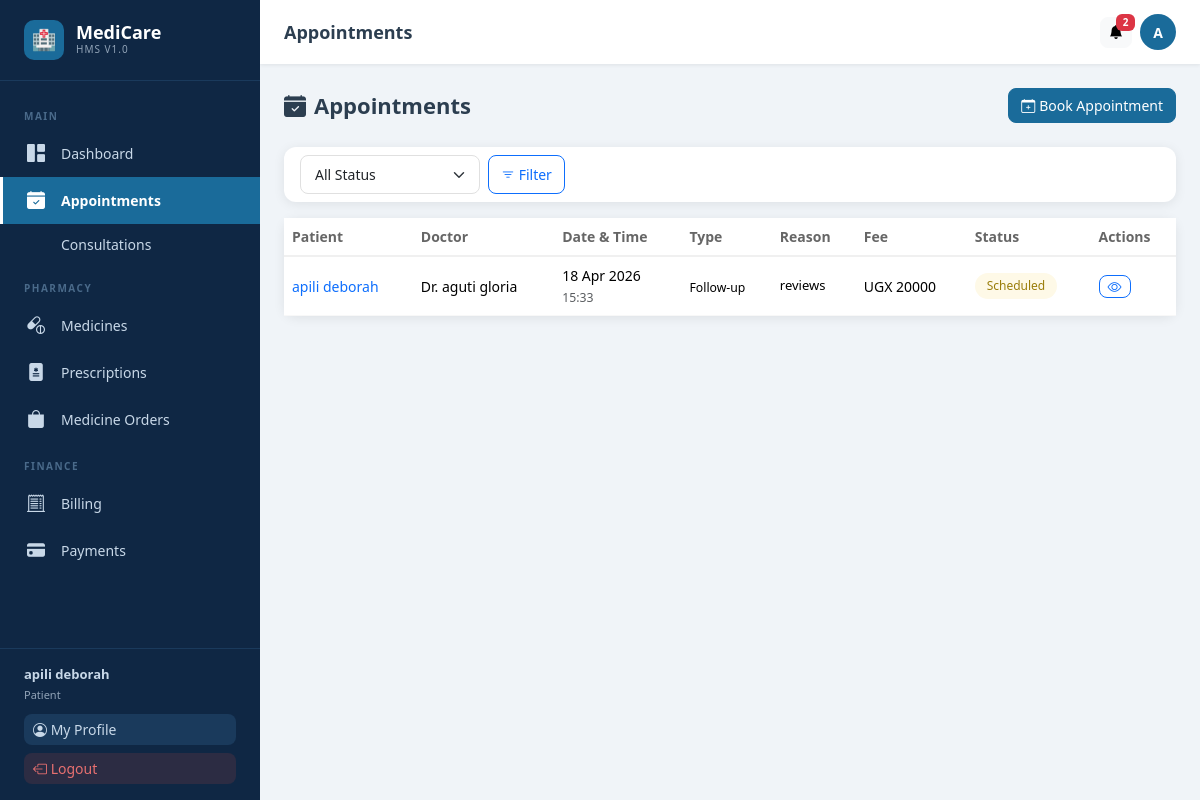
The page /appointments/ (signed in) on the database its author committed.
### users/models.py (models this page shows, shortened)
class User(AbstractUser):
    ROLE_CHOICES = [
        ('admin', 'Admin'),
        ('doctor', 'Doctor'),
        ('nurse', 'Nurse'),
        ('patient', 'Patient'),
    ]
    role = models.CharField(max_length=20, choices=ROLE_CHOICES, default='patient')
    phone = models.CharField(max_length=20, blank=True)
    profile_pic = models.ImageField(upload_to='profiles/', blank=True, null=True)
    is_approved = models.BooleanField(default=True)
    created_at = models.DateTimeField(auto_now_add=True)

### appointments/models.py (models this page shows, shortened)
class Appointment(models.Model):
    STATUS_CHOICES = [
        ('Scheduled','Scheduled'),('Confirmed','Confirmed'),
        ('Completed','Completed'),('Cancelled','Cancelled'),('Rescheduled','Rescheduled'),
    ]
    TYPE_CHOICES = [('General','General Checkup'),('Consultation','Consultation'),('Follow-up','Follow-up'),('Emergency','Emergency')]
    patient = models.ForeignKey(Patient, on_delete=models.CASCADE, related_name='appointments')
    doctor = models.ForeignKey(User, on_delete=models.SET_NULL, null=True, related_name='appointments', limit_choices_to={'role': 'doctor'})
    appointment_type = models.CharField(max_length=20, choices=TYPE_CHOICES, default='General')
    date = models.DateField()
    time = models.TimeField()
    reason = models.TextField()
    status = models.CharField(max_length=20, choices=STATUS_CHOICES, default='Scheduled')
    notes = models.TextField(blank=True)
    fee = models.DecimalField(max_digits=10, decimal_places=2, default=0)
    created_by = models.ForeignKey(User, on_delete=models.SET_NULL, null=True, related_name='created_appointments')
    created_at = models.DateTimeField(auto_now_add=True)
    updated_at = models.DateTimeField(auto_now=True)
    class Meta: ordering = ['-date', '-time']

### patients/models.py (models this page shows, shortened)
class Patient(models.Model):
    BLOOD_TYPES = [('A+','A+'),('A-','A-'),('B+','B+'),('B-','B-'),('AB+','AB+'),('AB-','AB-'),('O+','O+'),('O-','O-')]
    STATUS_CHOICES = [('Active','Active'),('Discharged','Discharged'),('Transferred','Transferred'),('Deceased','Deceased')]
    GENDER_CHOICES = [('Male','Male'),('Female','Female'),('Other','Other')]
    user = models.OneToOneField(User, on_delete=models.SET_NULL, null=True, blank=True, related_name='patient_profile')
    name = models.CharField(max_length=200)
    age = models.IntegerField(default=0)
    gender = models.CharField(max_length=10, choices=GENDER_CHOICES, default='Male')
    phone = models.CharField(max_length=20, blank=True)
    address = models.TextField(blank=True)
    blood_type = models.CharField(max_length=5, choices=BLOOD_TYPES, blank=True)
    admission_date = models.DateField(auto_now_add=True)
    status = models.CharField(max_length=20, choices=STATUS_CHOICES, default='Active')
    emergency_contact = models.CharField(max_length=200, blank=True)
    emergency_phone = models.CharField(max_length=20, blank=True)
    allergies = models.TextField(blank=True)
    notes = models.TextField(blank=True)
    assigned_doctor = models.ForeignKey(User, on_delete=models.SET_NULL, null=True, blank=True, related_name='doctor_patients', limit_choices_to={'role': 'doctor'})
    created_at = models.DateTimeField(auto_now_add=True)
    updated_at = models.DateTimeField(auto_now=True)

### appointments/views.py (the view)
# urls.py: path('', views.appointment_list, name='appointment_list'),
@login_required
def appointment_list(request):
    user = request.user
    appts = Appointment.objects.select_related('patient','doctor').all()
    if user.role == 'doctor':
        appts = appts.filter(doctor=user)
    elif user.role == 'patient':
        try: appts = appts.filter(patient=user.patient_profile)
        except: appts = appts.none()
    elif user.role == 'nurse':
        appts = appts.all()
    status = request.GET.get('status','')
    if status: appts = appts.filter(status=status)
    return render(request, 'appointments/appointment_list.html', {'appointments': appts, 'status_filter': status})

### notifications/context_processors.py (called while the page is built)
def unread_notifications(request):
    if request.user.is_authenticated:
        from notifications.models import Notification
        count = Notification.objects.filter(recipient=request.user, is_read=False).count()
        return {'unread_notification_count': count}
    return {'unread_notification_count': 0}

### users/templatetags/hms_tags.py (called while the page is built)
@register.filter
def split(value, arg):
    return value.split(arg)

### templates/appointments/appointment_list.html (shortened to what this page needs)
{% extends 'base.html' %}
{% load hms_tags %}
{% block page_title %}Appointments{% endblock %}
{% block content %}
<div class="page-header">
  <h1><i class="bi bi-calendar-check-fill me-2"></i>Appointments</h1>
  <a href="{% url 'appointments:appointment_create' %}" class="btn btn-primary"><i class="bi bi-calendar-plus me-1"></i>Book Appointment</a>
</div>
<div class="card mb-3"><div class="card-body py-2">
  <form class="d-flex gap-2 flex-wrap" method="get">
    <select name="status" class="form-select" style="width:180px">
      <option value="">All Status</option>
    </select>
    <button class="btn btn-outline-primary" type="submit"><i class="bi bi-filter"></i> Filter</button>
  </form>
</div></div>
<div class="card"><div class="table-responsive">
  <table class="table table-hover mb-0">
    <thead><tr><th>Patient</th><th>Doctor</th><th>Date & Time</th><th>Type</th><th>Reason</th><th>Fee</th><th>Status</th><th>Actions</th></tr></thead>
    <tbody>
    {% for a in appointments %}
    <tr>
      <td><a href="{% url 'patients:patient_detail' a.patient.pk %}" style="text-decoration:none;font-weight:500">{{ a.patient.name }}</a></td>
      <td>Dr. {{ a.doctor.get_full_name|default:"—" }}</td>
      <td style="white-space:nowrap">{{ a.date|date:"d M Y" }}<br><small class="text-muted">{{ a.time|time:"H:i" }}</small></td>
      <td><small>{{ a.get_appointment_type_display }}</small></td>
      <td style="max-width:150px;font-size:13px">{{ a.reason|truncatechars:50 }}</td>
      <td>UGX {{ a.fee|floatformat:0 }}</td>
      <td><span class="badge-pill status-{{ a.status|lower }}">{{ a.status }}</span></td>
      <td>
        <a href="{% url 'appointments:appointment_detail' a.pk %}" class="btn btn-sm btn-outline-primary py-0 px-2 me-1"><i class="bi bi-eye"></i></a>
      </td>
    </tr>
    {% empty %}<tr><td colspan="8" class="text-center py-5 text-muted">No appointments found.</td></tr>
    {% endfor %}
    </tbody>
  </table>
</div></div>
{% endblock %}

### templates/base.html (shortened to what this page needs)
<!DOCTYPE html>
<html lang="en">
<head>
{% load static %}
<link href="https://cdn.jsdelivr.net/npm/bootstrap@5.3.2/dist/css/bootstrap.min.css" rel="stylesheet">
<link href="https://cdn.jsdelivr.net/npm/bootstrap-icons@1.11.3/font/bootstrap-icons.min.css" rel="stylesheet">
</head>
<body>
{% if user.is_authenticated %}
<aside class="sidebar" id="sidebar">
  <a href="{% url 'users:dashboard' %}" class="sidebar-brand">
    <div class="logo-icon">🏥</div>
    <div><div class="logo-text">MediCare</div><div class="logo-sub">HMS v1.0</div></div>
  </a>
  <nav class="sidebar-nav">
    <div class="nav-section-title">Main</div>
    <a href="{% url 'users:dashboard' %}" class="nav-link {% if request.resolver_match.url_name == 'dashboard' %}active{% endif %}">
      <i class="bi bi-grid-1x2-fill"></i> Dashboard
    </a>
    <a href="{% url 'appointments:appointment_list' %}" class="nav-link {% if 'appointments' in request.path and 'consultations' not in request.path %}active{% endif %}">
      <i class="bi bi-calendar-check-fill"></i> Appointments
    </a>
    <a href="{% url 'appointments:consultation_list' %}" class="nav-link {% if 'consultations' in request.path %}active{% endif %}">
       Consultations
    </a>
    <div class="nav-section-title">Pharmacy</div>
    <a href="{% url 'pharmacy:medicine_list' %}" class="nav-link {% if 'pharmacy' in request.path and 'prescriptions' not in request.path and 'orders' not in request.path %}active{% endif %}">
      <i class="bi bi-capsule-pill"></i> Medicines
    </a>
    <a href="{% url 'pharmacy:prescription_list' %}" class="nav-link {% if 'prescriptions' in request.path %}active{% endif %}">
      <i class="bi bi-file-medical-fill"></i> Prescriptions
    </a>
    {% if user.role == 'patient' or user.role == 'admin' %}
    <a href="{% url 'pharmacy:order_list' %}" class="nav-link {% if 'orders' in request.path %}active{% endif %}">
      <i class="bi bi-bag-fill"></i> Medicine Orders
    </a>
    {% endif %}
    <div class="nav-section-title">Finance</div>
    <a href="{% url 'billing:bill_list' %}" class="nav-link {% if 'billing' in request.path %}active{% endif %}">
      <i class="bi bi-receipt-cutoff"></i> Billing
    </a>
    <a href="{% url 'payments:payment_list' %}" class="nav-link {% if 'payments' in request.path %}active{% endif %}">
      <i class="bi bi-credit-card-fill"></i> Payments
    </a>
  </nav>
  <div class="sidebar-footer">
    <div style="color:#c8d8e8;font-size:13px;margin-bottom:10px">
      <strong>{{ user.get_full_name|default:user.username }}</strong><br>
      <span style="opacity:.7;font-size:11px;text-transform:capitalize">{{ user.role }}</span>
    </div>
    <a href="{% url 'users:profile' %}" class="btn btn-sm mb-2" style="background:#1a3a5c;color:#c8d8e8;width:100%;text-align:left">
      <i class="bi bi-person-circle"></i> My Profile
    </a>
    <a href="{% url 'users:logout' %}" class="btn btn-sm" style="background:#e74c3c22;color:#e87070;width:100%;text-align:left">
      <i class="bi bi-box-arrow-left"></i> Logout
    </a>
  </div>
</aside>
<div class="topbar">
  <span class="page-title">{% block page_title %}Dashboard{% endblock %}</span>
  <div class="topbar-actions">
    <a href="{% url 'notifications:notification_list' %}" class="btn btn-light btn-sm position-relative" title="Notifications">
      <i class="bi bi-bell-fill"></i>
      {% if unread_notification_count > 0 %}
      <span class="badge bg-danger position-absolute" style="top:-4px;right:-4px;font-size:10px;min-width:18px">{{ unread_notification_count }}</span>
      {% endif %}
    </a>
    <a href="{% url 'users:profile' %}" class="topbar-avatar" title="My Profile">
      {{ user.first_name|first|upper|default:user.username|first|upper }}
    </a>
  </div>
</div>
<main class="main-wrapper">
{% endif %}
  {% block content %}{% endblock %}
{% if user.is_authenticated %}</main>{% endif %}
</body>
</html>

### templates/base.html (style rules this page uses)
:root { --primary:#1a6b9a;--primary-dark:#134f73;--primary-light:#e8f4fd; --sidebar-w:260px;--sidebar-bg:#0f2744;--sidebar-text:#c8d8e8; --sidebar-hover:#1a3a5c;--sidebar-active:#1a6b9a; --topbar-h:64px;--body-bg:#f0f4f8;--card-shadow:0 2px 12px rgba(0,0,0,.08); }
body { background:var(--body-bg);font-family:'Segoe UI',system-ui,sans-serif;margin:0;overflow-x:hidden }
.sidebar { position:fixed;top:0;left:0;height:100vh;width:var(--sidebar-w);background:var(--sidebar-bg);z-index:1000;display:flex;flex-direction:column;transition:transform .3s ease }
.sidebar-brand { padding:20px 24px;border-bottom:1px solid #1a3a5c;display:flex;align-items:center;gap:12px;color:#fff;text-decoration:none }
.sidebar-brand .logo-icon { width:40px;height:40px;background:var(--primary);border-radius:10px;display:flex;align-items:center;justify-content:center;font-size:20px;flex-shrink:0 }
.sidebar-brand .logo-text { font-size:18px;font-weight:700;line-height:1.1 }
.sidebar-brand .logo-sub { font-size:10px;color:var(--sidebar-text);opacity:.7;letter-spacing:1px;text-transform:uppercase }
.sidebar-nav { flex:1;overflow-y:auto;padding:12px 0 }
.nav-section-title { font-size:10px;font-weight:600;color:#4a6a8a;text-transform:uppercase;letter-spacing:1.5px;padding:16px 24px 6px }
.nav-link { display:flex;align-items:center;gap:12px;padding:10px 24px;color:var(--sidebar-text);text-decoration:none;font-size:14px;transition:all .2s;border-left:3px solid transparent }
.nav-link.active { background:var(--sidebar-active);color:#fff;border-left-color:#fff;font-weight:600 }
.nav-link .bi { font-size:18px;flex-shrink:0;width:22px }
.sidebar-footer { padding:16px 24px;border-top:1px solid #1a3a5c }
.topbar { position:fixed;top:0;left:var(--sidebar-w);right:0;height:var(--topbar-h);background:#fff;box-shadow:0 1px 4px rgba(0,0,0,.08);z-index:999;display:flex;align-items:center;padding:0 24px;gap:16px }
.topbar .page-title { font-size:18px;font-weight:600;color:#2c3e50;flex:1 }
.topbar .topbar-actions { display:flex;align-items:center;gap:8px }
.topbar-avatar { width:36px;height:36px;border-radius:50%;background:var(--primary);color:#fff;display:flex;align-items:center;justify-content:center;font-weight:600;font-size:14px;text-decoration:none }
.main-wrapper { margin-left:var(--sidebar-w);margin-top:var(--topbar-h);padding:24px;min-height:calc(100vh - var(--topbar-h)) }
.card { border:none;border-radius:12px;box-shadow:var(--card-shadow) }
.table { font-size:14px }
.table th { font-weight:600;color:#666;border-bottom:2px solid #f0f0f0;white-space:nowrap }
.table td { vertical-align:middle;border-color:#f8f8f8 }
.form-control,.form-select { border-radius:8px;border:1px solid #e0e0e0;font-size:14px;padding:8px 14px }
.btn { border-radius:8px;font-size:14px;font-weight:500 }
.btn-primary { background:var(--primary);border-color:var(--primary) }
.page-header { display:flex;align-items:center;justify-content:space-between;margin-bottom:24px;flex-wrap:wrap;gap:12px }
.page-header h1 { font-size:22px;font-weight:700;color:#2c3e50;margin:0 }
.status-pending,.status-scheduled { background:#fef9e7;color:#9a7d0a }
.badge-pill { padding:4px 12px;border-radius:20px;font-size:12px;font-weight:500;display:inline-block }

### rows shown on the page
User: get_full_name "apili deborah", role "Patient", first_name|first "A"
Appointment: patient.name "apili deborah", doctor.get_full_name "aguti gloria", date "18 Apr 2026", time "15:33", appointment_type "Follow-up", reason "reviews", fee "20000", status "Scheduled"

### other values the page prints
{{ unread_notification_count }} "2"
